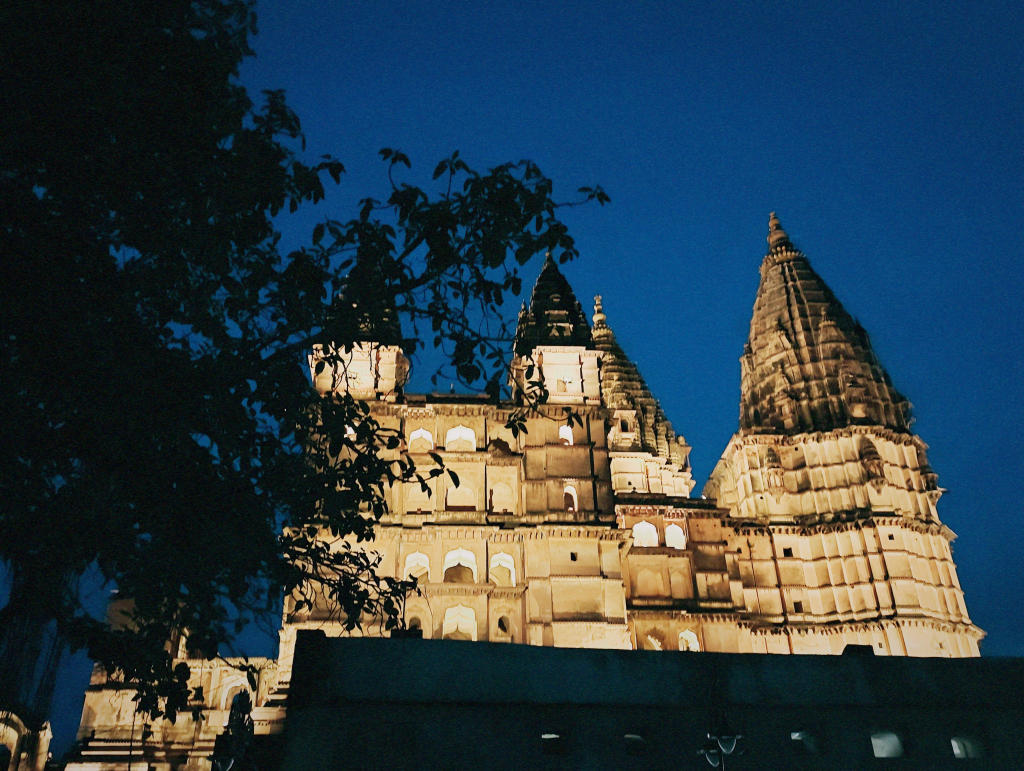
#> input picture photos/20260606211001815.jpg, 3072 x 2313 px (shown at 1/3 size); its folder holds 4 pictures in this run
$ python build_gallery.py
#> lines starting #> are read from the running program, lines starting #| are printed output that depends on the picture
#!/usr/bin/env python3
"""
Scans photos/ and builds the site into _site/.

For each image it writes a display-size and a thumbnail-size WebP, reads
dimensions and EXIF, and emits _site/photos.json for the front end.

Run locally with:  python scripts/build_gallery.py
"""

from __future__ import annotations

import json
import re
import shutil
import sys
from pathlib import Path

from PIL import Image, ImageOps

try:  # iPhones shoot HEIC by default; Pillow needs a plug-in to read it.
    import pillow_heif

    pillow_heif.register_heif_opener()
#> (this line was passed over: pillow_heif is not available in this run)
    HEIC_OK = True
except ImportError:
    HEIC_OK = False

ROOT = Path(__file__).resolve().parent.parent
PHOTOS_IN = ROOT / "photos"
ABOUT_IN = ROOT / "about"
SRC = ROOT / "src"
OUT = ROOT / "_site"

SUFFIXES = {".jpg", ".jpeg", ".png", ".webp", ".tif", ".tiff", ".heic", ".heif"}

# Camera RAW needs a full decoder; flagged by name so the log can say so.
RAW_SUFFIXES = {".cr2", ".cr3", ".nef", ".arw", ".dng", ".raf", ".orf", ".rw2", ".pef"}

# EXIF tag numbers we care about.
TAG_MAKE, TAG_MODEL = 0x010F, 0x0110
TAG_EXIF_IFD = 0x8769
TAG_EXPOSURE, TAG_FNUMBER = 0x829A, 0x829D
TAG_ISO, TAG_DATE = 0x8827, 0x9003
TAG_FOCAL, TAG_LENS = 0x920A, 0xA434


def load_config() -> dict:
    defaults = {
        "name": "Your Name",
        "tagline": "Selected work",
        "location": "",
        "email": "",
        "links": [],
        "footer": "",
        "site_url": "",
        "hero": True,
        "hero_frame": "",
        "statement": "",
        "available_for": [],
        "clients": [],
        "portrait": "",
        "favicon": "monogram",
        "favicon_bg": "#1D4E89",
        "favicon_fg": "#F5F6F4",
        "sort": "date-desc",
        "show_exif": True,
        "row_height": 360,
        "thumb_size": 1400,
        "full_size": 2560,
    }
    path = ROOT / "config.json"
    if path.exists():
        defaults.update(json.loads(path.read_text(encoding="utf-8")))
    return defaults


def clean(value) -> str:
    """EXIF strings arrive padded, null-terminated, or as bytes."""
    if value is None:
        return ""
    if isinstance(value, bytes):
        value = value.decode("utf-8", "ignore")
    return str(value).replace("\x00", "").strip()


def fmt_shutter(value) -> str:
    try:
        seconds = float(value)
    except (TypeError, ValueError):
        return ""
    if seconds <= 0:
        return ""
    if seconds >= 1:
        return f"{seconds:g}s"
    return f"1/{round(1 / seconds)}s"


def read_exif(img: Image.Image) -> dict:
    out = {}
    try:
        exif = img.getexif()
    except Exception:
        return out
    if not exif:
        return out

    make, model = clean(exif.get(TAG_MAKE)), clean(exif.get(TAG_MODEL))
    # Camera models usually repeat the maker ("NIKON" / "NIKON Z 6").
    if model and make and model.upper().startswith(make.split()[0].upper()):
        out["camera"] = model
    else:
        out["camera"] = " ".join(p for p in (make, model) if p)

    try:
        sub = exif.get_ifd(TAG_EXIF_IFD)
    except Exception:
        sub = {}

    if lens := clean(sub.get(TAG_LENS)):
        out["lens"] = lens
    if focal := sub.get(TAG_FOCAL):
        try:
            out["focal"] = f"{float(focal):g}mm"
        except (TypeError, ValueError):
            pass
    if fnum := sub.get(TAG_FNUMBER):
        try:
            out["aperture"] = f"f/{float(fnum):g}"
        except (TypeError, ValueError):
            pass
    if shutter := fmt_shutter(sub.get(TAG_EXPOSURE)):
        out["shutter"] = shutter
    if iso := sub.get(TAG_ISO):
        iso = iso[0] if isinstance(iso, (tuple, list)) and iso else iso
        try:
            out["iso"] = f"ISO {int(iso)}"
        except (TypeError, ValueError):
            pass
    if raw_date := clean(sub.get(TAG_DATE)):
        # "2026:03:12 08:41:20"
        out["date"] = raw_date.split(" ")[0].replace(":", "-")

    return {k: v for k, v in out.items() if v}


def resize(img: Image.Image, longest: int) -> Image.Image:
    w, h = img.size
    if max(w, h) <= longest:
        return img.copy()
    scale = longest / max(w, h)
    return img.resize((max(1, round(w * scale)), max(1, round(h * scale))), Image.LANCZOS)


def safe_name(path: Path, taken: set[str]) -> str:
    """A URL-safe stem that stays unique across sub-folders and odd characters."""
    rel = path.relative_to(PHOTOS_IN).with_suffix("")
    slug = re.sub(r"[^A-Za-z0-9._-]+", "-", "-".join(rel.parts)).strip("-.") or "frame"
    candidate, n = slug, 2
    while candidate.lower() in taken:
        candidate = f"{slug}-{n}"
        n += 1
    taken.add(candidate.lower())
    return candidate


def process(path: Path, cfg: dict, taken: set[str]) -> dict | None:
    try:
        with Image.open(path) as raw:
            img = ImageOps.exif_transpose(raw)
            exif = read_exif(raw)
            if img.mode not in ("RGB", "L"):
                img = img.convert("RGB")

            stem = safe_name(path, taken)
            full_name = thumb_name = f"{stem}.webp"

            resize(img, cfg["full_size"]).save(
                OUT / "photos" / full_name, "WEBP", quality=86, method=5
            )
            resize(img, cfg["thumb_size"]).save(
                OUT / "thumbs" / thumb_name, "WEBP", quality=80, method=5
            )
            width, height = img.size
    except Exception as exc:  # a corrupt file shouldn't kill the whole build
        print(f"  ! skipped {path.name}: {exc}", file=sys.stderr)
        return None

    # An optional sidecar file lets you caption a photo without leaving the folder.
    caption = ""
    sidecar = path.with_suffix(".txt")
    if sidecar.exists():
        caption = sidecar.read_text(encoding="utf-8").strip()

    print(f"  · {path.name}  {width}x{height}")
    return {
        "src": f"photos/{full_name}",
        "thumb": f"thumbs/{thumb_name}",
        "w": width,
        "h": height,
        "name": path.stem,
        "caption": caption,
        "exif": exif if cfg["show_exif"] else {},
    }


def sort_photos(photos: list[dict], mode: str) -> list[dict]:
    if mode == "filename":
        return sorted(photos, key=lambda p: p["name"].lower())
    reverse = mode != "date-asc"
    # Photos with no capture date fall back to filename, kept together at the end.
    return sorted(
        photos,
        key=lambda p: (p["exif"].get("date", ""), p["name"].lower()),
        reverse=reverse,
    )


def esc(text: str) -> str:
    return (str(text).replace("&", "&amp;").replace("<", "&lt;")
            .replace(">", "&gt;").replace('"', "&quot;"))


def pick_hero(photos: list[dict], cfg: dict) -> dict | None:
    """The named frame if config asks for one, otherwise whatever sorts first."""
    if not photos or not cfg.get("hero", True):
        return None
    wanted = (cfg.get("hero_frame") or "").strip().lower()
    if wanted:
        for photo in photos:
            if photo["name"].lower() == wanted:
                return photo
        print(f"  ! hero_frame '{wanted}' not found — using the first frame")
    return photos[0]


# [141 lines left out: functions initials, build_favicon, build_about, not called in this run]


def main() -> int:
    cfg = load_config()

    if OUT.exists():
        shutil.rmtree(OUT)
    (OUT / "photos").mkdir(parents=True)
    (OUT / "thumbs").mkdir(parents=True)

    PHOTOS_IN.mkdir(exist_ok=True)
    everything = [p for p in PHOTOS_IN.rglob("*") if p.is_file() and not p.name.startswith(".")]
    files = sorted(p for p in everything if p.suffix.lower() in SUFFIXES)
    raw = [p for p in everything if p.suffix.lower() in RAW_SUFFIXES]
    other = [p for p in everything
             if p.suffix.lower() not in SUFFIXES | RAW_SUFFIXES | {".txt"}]

    print(f"Found {len(files)} image(s) in photos/")

    if raw:
        print(f"\n!! Ignored {len(raw)} camera RAW file(s) — these can't be read directly.")
        print("   Export them as JPEG and add those instead. Example:")
        for p in raw[:4]:
            print(f"     {p.relative_to(PHOTOS_IN)}")
    if other:
        kinds = sorted({p.suffix.lower() or "(no extension)" for p in other})
        print(f"\n!! Ignored {len(other)} unrecognised file(s): {', '.join(kinds)}")
    if any(p.suffix.lower() in {".heic", ".heif"} for p in files) and not HEIC_OK:
        print("\n!! HEIC files found but pillow-heif isn't installed — they will fail below.")
    if not files:
        print("\n   Nothing to build. Check that image files really are inside photos/.")

    taken: set[str] = set()
    photos = [p for p in (process(f, cfg, taken) for f in files) if p]
#> in process, raw is the input picture: PIL image 3072x2313 RGB; mean R, G, B 45.8, 62.8, 71.2
#> in read_exif, `make, model = clean(exif.get(TAG_MAKE)), clean(exif.get(TAG_MODEL))`: make = ''
#> in read_exif, `sub = exif.get_ifd(TAG_EXIF_IFD)`: sub = 5 items
#> in process, `exif = read_exif(raw)`: exif = {'aperture': 'f/1.88', 'shutter': '1/20s', 'iso': 'ISO 1069'}
#> in resize, `return img.resize((max(1, round(w * scale)), max(1, round(h * scale)))..`:
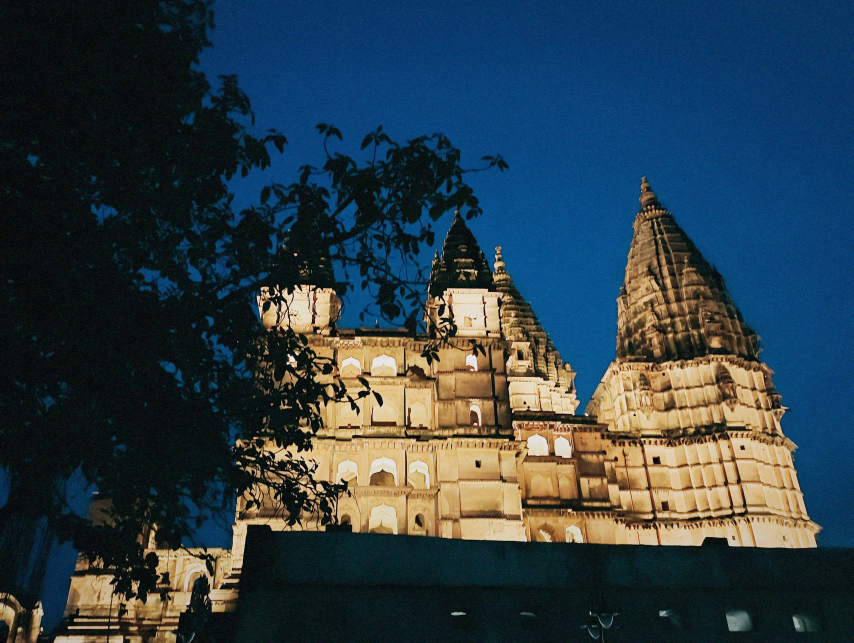
#> returned value: PIL image 2560x1928 RGB (shown at 1/3 size); mean R, G, B 45.8, 62.8, 71.2
#|   · 20260606211001815.jpg  3072x2313
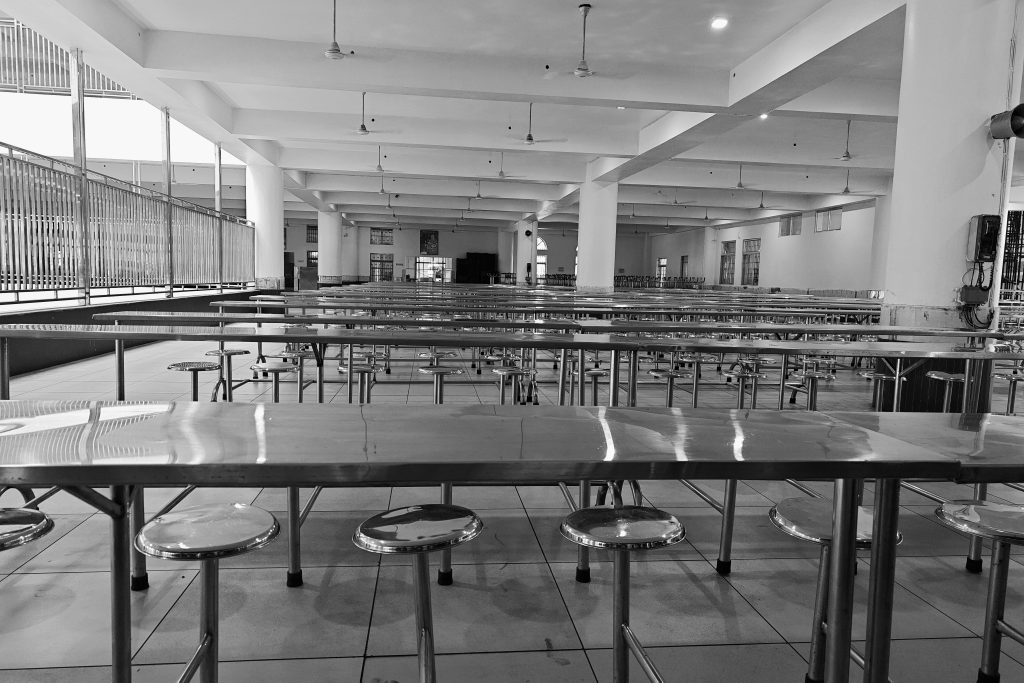
#> input picture photos/20260615221323908.jpg, 4096 x 2729 px (shown at 1/4 size)
#> in process, raw is the input picture: PIL image 4096x2729 RGB; min 0, max 255, mean 124.5
#> in process (call 2), `exif = read_exif(raw)`: exif = {'aperture': 'f/1.88', 'shutter': '1/50s', 'iso': 'ISO 332'}
#|   · 20260615221323908.jpg  4096x2729
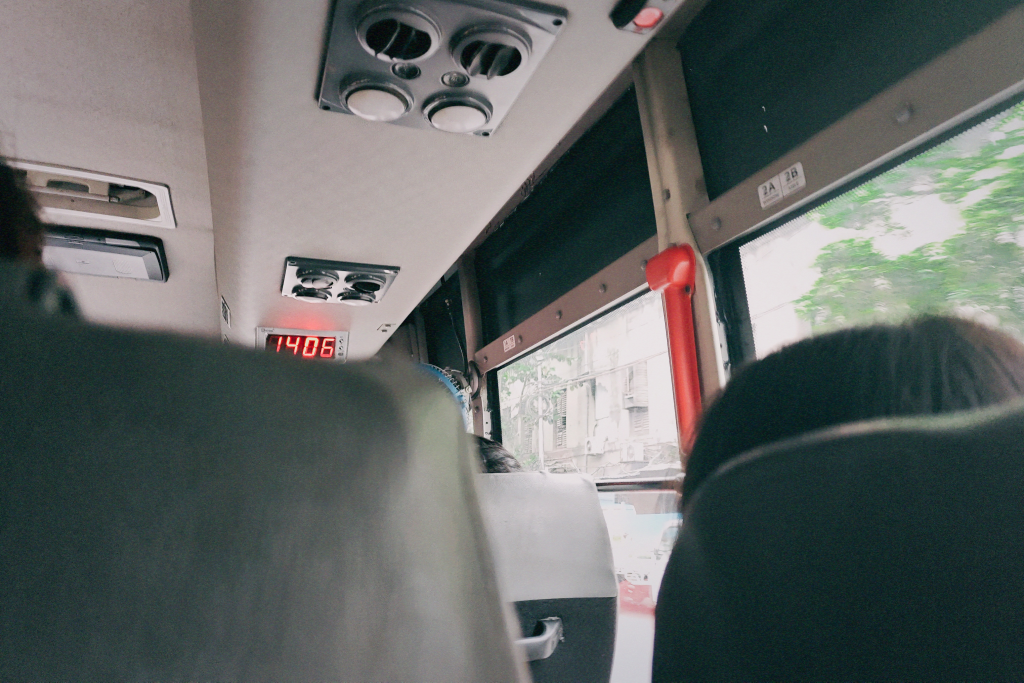
#> input picture photos/20260615221324103.jpg, 4096 x 2729 px (shown at 1/4 size)
#> in process, raw is the input picture: PIL image 4096x2729 RGB; mean R, G, B 98.1, 102.4, 100.4
#> in process (call 3), `exif = read_exif(raw)`: exif = {'aperture': 'f/1.88', 'shutter': '1/50s', 'iso': 'ISO 563'}
#|   · 20260615221324103.jpg  4096x2729
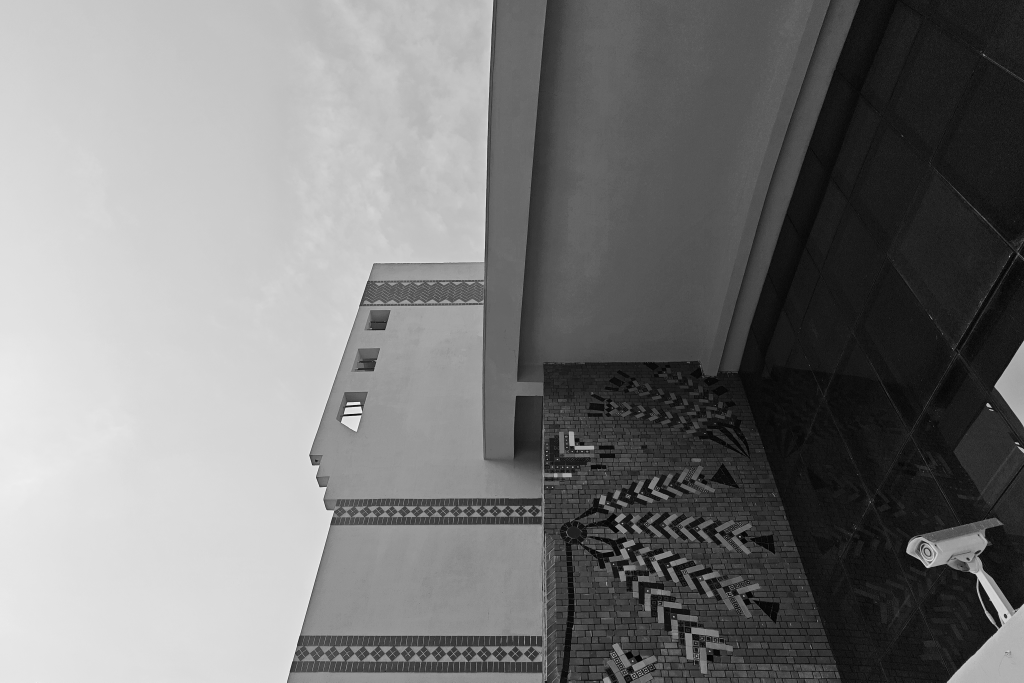
#> input picture photos/20260615221324135.jpg, 4096 x 2729 px (shown at 1/4 size)
#> in process, raw is the input picture: PIL image 4096x2729 RGB; min 0, max 253, mean 122
#> in process (call 4), `exif = read_exif(raw)`: exif = {'aperture': 'f/1.88', 'shutter': '1/769s', 'iso': 'ISO 143'}
#|   · 20260615221324135.jpg  4096x2729

    skipped = len(files) - len(photos)
    if skipped:
        print(f"\n!! {skipped} file(s) failed to open — see the errors above.")
    photos = sort_photos(photos, cfg["sort"])
    for i, photo in enumerate(photos, 1):
        photo["frame"] = f"{i:02d}"

    hero = pick_hero(photos, cfg)
    hero_index = photos.index(hero) if hero else -1

    (OUT / "photos.json").write_text(
        json.dumps(
            {
                "site": {k: cfg[k] for k in ("name", "tagline", "location", "email", "links", "footer")},
                "rowHeight": cfg["row_height"],
                "heroIndex": hero_index,
                "photos": photos,
            },
            indent=2,
        ),
        encoding="utf-8",
    )

    # Copy the front end, substituting the values that belong in the markup so
    # the hero and the About text are in the source rather than fetched later.
    html = (SRC / "index.html").read_text(encoding="utf-8")

    hero_img = ""
    if hero:
        hero_img = (f'<img class="hero__img" src="{hero["src"]}" alt="" '
                    f'fetchpriority="high" decoding="async">')
    html = html.replace("{{hero_img}}", hero_img)
    html = html.replace("{{about}}", build_about(cfg))
    html = html.replace("{{favicon}}", build_favicon(cfg))

    og = ""
    base = (cfg.get("site_url") or "").rstrip("/")
    if hero and base:
        og = f'<meta property="og:image" content="{base}/{hero["src"]}">'
    html = html.replace("{{og_image}}", og)

    description = (cfg.get("statement") or "").strip().split("\n")[0][:180]
    html = html.replace("{{description}}",
                        esc(description or f"Photographs by {cfg['name']}."))

    for key in ("name", "tagline", "email"):
        html = html.replace("{{" + key + "}}", esc(str(cfg.get(key, ""))))
    (OUT / "index.html").write_text(html, encoding="utf-8")
    for asset in ("style.css", "app.js"):
        shutil.copy(SRC / asset, OUT / asset)
    (OUT / ".nojekyll").touch()

    print(f"Built {len(photos)} frame(s) into _site/")
    return 0


if __name__ == "__main__":
    raise SystemExit(main())
#> in main, `photos = [p for p in (process(f, cfg, taken) for f in files) if p]`: photos = 4 items
#> in main, `skipped = len(files) - len(photos)`: skipped = 0
#> the loop in main, `for i, photo in enumerate(photos, 1):` made 4 passes
#> in main, `hero = pick_hero(photos, cfg)`: hero = 8 items
#> in main, `hero_index = photos.index(hero) if hero else -1`: hero_index = 0
#> (the run stopped early here; a loop or call above may not have finished)
